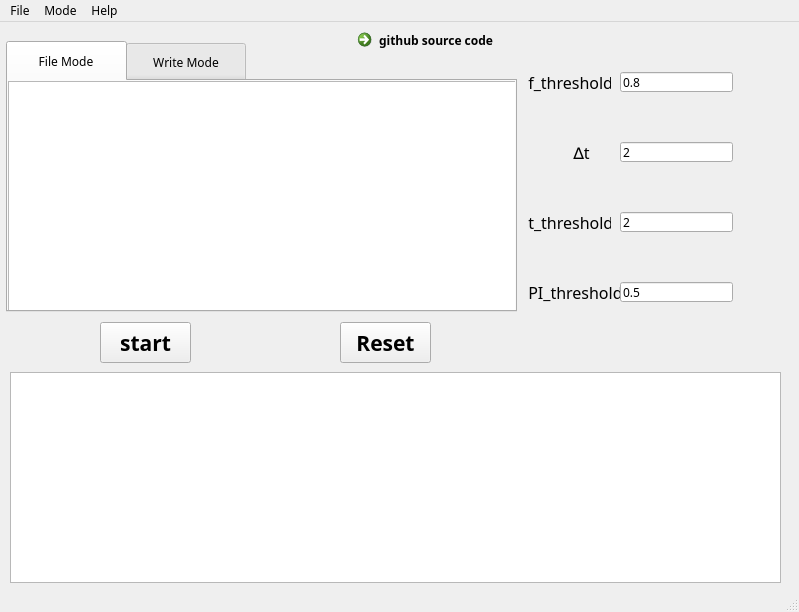
<?xml version="1.0" encoding="UTF-8"?>
<ui version="4.0">
 <class>MainWindow</class>
 <widget class="QMainWindow" name="MainWindow">
  <property name="geometry">
   <rect>
    <x>0</x>
    <y>0</y>
    <width>799</width>
    <height>612</height>
   </rect>
  </property>
  <property name="minimumSize">
   <size>
    <width>0</width>
    <height>0</height>
   </size>
  </property>
  <property name="maximumSize">
   <size>
    <width>16777193</width>
    <height>16777215</height>
   </size>
  </property>
  <property name="font">
   <font>
    <family>仿宋</family>
   </font>
  </property>
  <property name="windowTitle">
   <string>SPCCP-Miner</string>
  </property>
  <widget class="QWidget" name="centralwidget">
   <property name="maximumSize">
    <size>
     <width>16771</width>
     <height>16777215</height>
    </size>
   </property>
   <widget class="QPushButton" name="start_pushButton">
    <property name="geometry">
     <rect>
      <x>100</x>
      <y>300</y>
      <width>91</width>
      <height>41</height>
     </rect>
    </property>
    <property name="font">
     <font>
      <family>等线</family>
      <pointsize>16</pointsize>
      <weight>75</weight>
      <bold>true</bold>
     </font>
    </property>
    <property name="text">
     <string>start</string>
    </property>
    <property name="icon">
     <iconset>
      <normaloff>../../../Downloads/运行程序.png</normaloff>../../../Downloads/运行程序.png</iconset>
    </property>
   </widget>
   <widget class="QWidget" name="fThrealdwidget" native="true">
    <property name="geometry">
     <rect>
      <x>520</x>
      <y>30</y>
      <width>221</width>
      <height>61</height>
     </rect>
    </property>
    <widget class="QLabel" name="label">
     <property name="geometry">
      <rect>
       <x>0</x>
       <y>20</y>
       <width>91</width>
       <height>21</height>
      </rect>
     </property>
     <property name="font">
      <font>
       <family>等线</family>
       <pointsize>12</pointsize>
      </font>
     </property>
     <property name="text">
      <string>  f_threshold</string>
     </property>
    </widget>
    <widget class="QLineEdit" name="f_thresholdlineEdit">
     <property name="geometry">
      <rect>
       <x>100</x>
       <y>20</y>
       <width>113</width>
       <height>20</height>
      </rect>
     </property>
     <property name="text">
      <string>0.8</string>
     </property>
    </widget>
   </widget>
   <widget class="QWidget" name="widget_2" native="true">
    <property name="geometry">
     <rect>
      <x>520</x>
      <y>100</y>
      <width>221</width>
      <height>61</height>
     </rect>
    </property>
    <widget class="QLabel" name="label_2">
     <property name="geometry">
      <rect>
       <x>20</x>
       <y>20</y>
       <width>61</width>
       <height>21</height>
      </rect>
     </property>
     <property name="font">
      <font>
       <family>等线</family>
       <pointsize>12</pointsize>
      </font>
     </property>
     <property name="text">
      <string>        ∆t</string>
     </property>
    </widget>
    <widget class="QLineEdit" name="timeSpanlineEdit">
     <property name="geometry">
      <rect>
       <x>100</x>
       <y>20</y>
       <width>113</width>
       <height>20</height>
      </rect>
     </property>
     <property name="text">
      <string>2</string>
     </property>
    </widget>
   </widget>
   <widget class="QWidget" name="widget_3" native="true">
    <property name="geometry">
     <rect>
      <x>520</x>
      <y>170</y>
      <width>221</width>
      <height>61</height>
     </rect>
    </property>
    <widget class="QLabel" name="label_3">
     <property name="geometry">
      <rect>
       <x>0</x>
       <y>20</y>
       <width>91</width>
       <height>21</height>
      </rect>
     </property>
     <property name="font">
      <font>
       <family>等线</family>
       <pointsize>12</pointsize>
      </font>
     </property>
     <property name="text">
      <string>  t_threshold</string>
     </property>
    </widget>
    <widget class="QLineEdit" name="t_thresholdlineEdit">
     <property name="geometry">
      <rect>
       <x>100</x>
       <y>20</y>
       <width>113</width>
       <height>20</height>
      </rect>
     </property>
     <property name="text">
      <string>2</string>
     </property>
    </widget>
   </widget>
   <widget class="QWidget" name="widget_4" native="true">
    <property name="geometry">
     <rect>
      <x>520</x>
      <y>240</y>
      <width>221</width>
      <height>61</height>
     </rect>
    </property>
    <widget class="QLabel" name="label_4">
     <property name="geometry">
      <rect>
       <x>0</x>
       <y>20</y>
       <width>101</width>
       <height>21</height>
      </rect>
     </property>
     <property name="font">
      <font>
       <family>等线</family>
       <pointsize>12</pointsize>
      </font>
     </property>
     <property name="text">
      <string>  PI_threshold</string>
     </property>
    </widget>
    <widget class="QLineEdit" name="pi_thresholdlineEdit">
     <property name="geometry">
      <rect>
       <x>100</x>
       <y>20</y>
       <width>113</width>
       <height>20</height>
      </rect>
     </property>
     <property name="text">
      <string>0.5</string>
     </property>
    </widget>
   </widget>
   <widget class="QTextBrowser" name="textBrowser">
    <property name="geometry">
     <rect>
      <x>10</x>
      <y>350</y>
      <width>771</width>
      <height>211</height>
     </rect>
    </property>
    <property name="html">
     <string>&lt;!DOCTYPE HTML PUBLIC &quot;-//W3C//DTD HTML 4.0//EN&quot; &quot;http://www.w3.org/TR/REC-html40/strict.dtd&quot;&gt;
&lt;html&gt;&lt;head&gt;&lt;meta name=&quot;qrichtext&quot; content=&quot;1&quot; /&gt;&lt;style type=&quot;text/css&quot;&gt;
p, li { white-space: pre-wrap; }
&lt;/style&gt;&lt;/head&gt;&lt;body style=&quot; font-family:'仿宋'; font-size:9pt; font-weight:400; font-style:normal;&quot;&gt;
&lt;p style=&quot;-qt-paragraph-type:empty; margin-top:0px; margin-bottom:0px; margin-left:0px; margin-right:0px; -qt-block-indent:0; text-indent:0px;&quot;&gt;&lt;br /&gt;&lt;/p&gt;&lt;/body&gt;&lt;/html&gt;</string>
    </property>
   </widget>
   <widget class="QPushButton" name="reset_pushButton">
    <property name="geometry">
     <rect>
      <x>340</x>
      <y>300</y>
      <width>91</width>
      <height>41</height>
     </rect>
    </property>
    <property name="font">
     <font>
      <family>等线</family>
      <pointsize>16</pointsize>
      <weight>75</weight>
      <bold>true</bold>
     </font>
    </property>
    <property name="text">
     <string>Reset</string>
    </property>
    <property name="icon">
     <iconset>
      <normaloff>../../../Downloads/重置.png</normaloff>../../../Downloads/重置.png</iconset>
    </property>
   </widget>
   <widget class="QTabWidget" name="tabWidget">
    <property name="geometry">
     <rect>
      <x>6</x>
      <y>19</y>
      <width>511</width>
      <height>271</height>
     </rect>
    </property>
    <property name="styleSheet">
     <string notr="true">QTabBar::tab{width:120}

QTabBar::tab{height:40}</string>
    </property>
    <property name="tabShape">
     <enum>QTabWidget::Rounded</enum>
    </property>
    <property name="currentIndex">
     <number>0</number>
    </property>
    <property name="elideMode">
     <enum>Qt::ElideLeft</enum>
    </property>
    <widget class="QWidget" name="tab">
     <attribute name="icon">
      <iconset>
       <normaloff>../../../Downloads/打开.png</normaloff>../../../Downloads/打开.png</iconset>
     </attribute>
     <attribute name="title">
      <string>File Mode</string>
     </attribute>
     <widget class="QTextBrowser" name="textBrowser_2">
      <property name="geometry">
       <rect>
        <x>0</x>
        <y>0</y>
        <width>511</width>
        <height>231</height>
       </rect>
      </property>
      <property name="font">
       <font>
        <pointsize>14</pointsize>
       </font>
      </property>
      <property name="html">
       <string>&lt;!DOCTYPE HTML PUBLIC &quot;-//W3C//DTD HTML 4.0//EN&quot; &quot;http://www.w3.org/TR/REC-html40/strict.dtd&quot;&gt;
&lt;html&gt;&lt;head&gt;&lt;meta name=&quot;qrichtext&quot; content=&quot;1&quot; /&gt;&lt;style type=&quot;text/css&quot;&gt;
p, li { white-space: pre-wrap; }
&lt;/style&gt;&lt;/head&gt;&lt;body style=&quot; font-family:'SimSun'; font-size:14pt; font-weight:400; font-style:normal;&quot;&gt;
&lt;p style=&quot;-qt-paragraph-type:empty; margin-top:0px; margin-bottom:0px; margin-left:0px; margin-right:0px; -qt-block-indent:0; text-indent:0px; font-family:'仿宋';&quot;&gt;&lt;br /&gt;&lt;/p&gt;&lt;/body&gt;&lt;/html&gt;</string>
      </property>
     </widget>
    </widget>
    <widget class="QWidget" name="tab_2">
     <attribute name="icon">
      <iconset>
       <normaloff>../../../Downloads/编辑 笔 记事 手写.png</normaloff>../../../Downloads/编辑 笔 记事 手写.png</iconset>
     </attribute>
     <attribute name="title">
      <string>Write Mode</string>
     </attribute>
     <widget class="QPushButton" name="pushButton_2">
      <property name="geometry">
       <rect>
        <x>340</x>
        <y>180</y>
        <width>101</width>
        <height>41</height>
       </rect>
      </property>
      <property name="text">
       <string>Cancel</string>
      </property>
     </widget>
     <widget class="QTextEdit" name="textEdit">
      <property name="geometry">
       <rect>
        <x>0</x>
        <y>0</y>
        <width>511</width>
        <height>171</height>
       </rect>
      </property>
     </widget>
     <widget class="QPushButton" name="pushButton_3">
      <property name="geometry">
       <rect>
        <x>60</x>
        <y>180</y>
        <width>101</width>
        <height>41</height>
       </rect>
      </property>
      <property name="text">
       <string>Add</string>
      </property>
     </widget>
    </widget>
   </widget>
   <widget class="QCommandLinkButton" name="commandLinkButton">
    <property name="geometry">
     <rect>
      <x>350</x>
      <y>0</y>
      <width>181</width>
      <height>51</height>
     </rect>
    </property>
    <property name="text">
     <string>github source code</string>
    </property>
   </widget>
  </widget>
  <widget class="QMenuBar" name="menubar">
   <property name="geometry">
    <rect>
     <x>0</x>
     <y>0</y>
     <width>799</width>
     <height>22</height>
    </rect>
   </property>
   <widget class="QMenu" name="menuFile">
    <property name="title">
     <string>File</string>
    </property>
    <addaction name="actionopen_2"/>
    <addaction name="actionopen_3"/>
   </widget>
   <widget class="QMenu" name="menuhelp">
    <property name="title">
     <string>Help</string>
    </property>
   </widget>
   <widget class="QMenu" name="menuMode">
    <property name="title">
     <string>Mode</string>
    </property>
    <addaction name="actionFile_Mode"/>
    <addaction name="actionWrite_Mode"/>
   </widget>
   <addaction name="menuFile"/>
   <addaction name="menuMode"/>
   <addaction name="menuhelp"/>
  </widget>
  <widget class="QStatusBar" name="statusbar"/>
  <action name="actionopen">
   <property name="checkable">
    <bool>true</bool>
   </property>
   <property name="icon">
    <iconset resource="icon.qrc">
     <normaloff>:/Downloads/打开.png</normaloff>
     <normalon>../../../Downloads/打开.png</normalon>:/Downloads/打开.png</iconset>
   </property>
   <property name="text">
    <string>open</string>
   </property>
  </action>
  <action name="actionopen_2">
   <property name="icon">
    <iconset resource="icon.qrc">
     <normaloff>:/Downloads/打开.png</normaloff>
     <normalon>:/Downloads/打开.png</normalon>:/Downloads/打开.png</iconset>
   </property>
   <property name="text">
    <string>open</string>
   </property>
  </action>
  <action name="actionopen_3">
   <property name="icon">
    <iconset>
     <normaloff>../../../Downloads/编辑 笔 记事 手写.png</normaloff>
     <normalon>../../../Downloads/编辑 笔 记事 手写.png</normalon>../../../Downloads/编辑 笔 记事 手写.png</iconset>
   </property>
   <property name="text">
    <string>new</string>
   </property>
  </action>
  <action name="actionFile_Mode">
   <property name="text">
    <string>File Mode</string>
   </property>
  </action>
  <action name="actionWrite_Mode">
   <property name="text">
    <string>Write Mode</string>
   </property>
  </action>
 </widget>
 <resources>
  <include location="icon.qrc"/>
 </resources>
 <connections/>
</ui>
